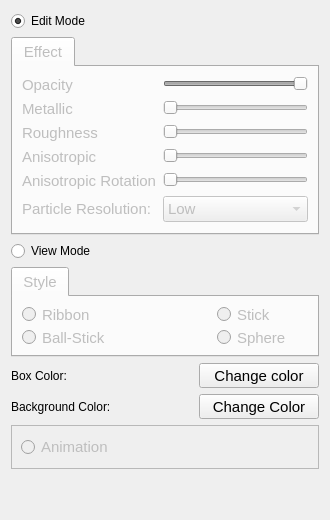
         <widget class="QWidget" name="filename_tab">
          <attribute name="title">
           <string>Style</string>
          </attribute>
          <layout class="QGridLayout" name="gridLayout_10">
           <item row="5" column="0">
            <widget class="QFrame" name="frame">
             <property name="frameShape">
              <enum>QFrame::StyledPanel</enum>
             </property>
             <property name="frameShadow">
              <enum>QFrame::Raised</enum>
             </property>
             <layout class="QGridLayout" name="gridLayout_3">
              <item row="0" column="0">
               <widget class="QRadioButton" name="button_animation">
                <property name="enabled">
                 <bool>false</bool>
                </property>
                <property name="font">
                 <font>
                  <family>Arial</family>
                  <pointsize>11</pointsize>
                 </font>
                </property>
                <property name="text">
                 <string>Animation</string>
                </property>
               </widget>
              </item>
             </layout>
            </widget>
           </item>
           <item row="4" column="0">
            <layout class="QGridLayout" name="gridLayout_9">
             <item row="1" column="1">
              <widget class="QPushButton" name="Button_back_color">
               <property name="minimumSize">
                <size>
                 <width>120</width>
                 <height>25</height>
                </size>
               </property>
               <property name="maximumSize">
                <size>
                 <width>120</width>
                 <height>25</height>
                </size>
               </property>
               <property name="baseSize">
                <size>
                 <width>25</width>
                 <height>120</height>
                </size>
               </property>
               <property name="font">
                <font>
                 <pointsize>11</pointsize>
                 <weight>50</weight>
                 <italic>false</italic>
                 <bold>false</bold>
                 <underline>false</underline>
                 <kerning>true</kerning>
                </font>
               </property>
               <property name="text">
                <string>Change Color</string>
               </property>
               <property name="autoRepeat">
                <bool>false</bool>
               </property>
              </widget>
             </item>
             <item row="0" column="0">
              <widget class="QLabel" name="label_3">
               <property name="text">
                <string>Box Color:</string>
               </property>
              </widget>
             </item>
             <item row="1" column="0">
              <widget class="QLabel" name="label_4">
               <property name="text">
                <string>Background Color:</string>
               </property>
              </widget>
             </item>
             <item row="0" column="1">
              <widget class="QPushButton" name="Button_box_color">
               <property name="minimumSize">
                <size>
                 <width>120</width>
                 <height>25</height>
                </size>
               </property>
               <property name="maximumSize">
                <size>
                 <width>120</width>
                 <height>25</height>
                </size>
               </property>
               <property name="baseSize">
                <size>
                 <width>120</width>
                 <height>25</height>
                </size>
               </property>
               <property name="font">
                <font>
                 <pointsize>11</pointsize>
                 <weight>50</weight>
                 <italic>false</italic>
                 <bold>false</bold>
                 <underline>false</underline>
                 <kerning>true</kerning>
                </font>
               </property>
               <property name="text">
                <string>Change color</string>
               </property>
               <property name="autoRepeat">
                <bool>false</bool>
               </property>
              </widget>
             </item>
            </layout>
           </item>
           <item row="2" column="0">
            <widget class="QRadioButton" name="radioButton_view_mode">
             <property name="enabled">
              <bool>true</bool>
             </property>
             <property name="text">
              <string>View Mode</string>
             </property>
             <property name="checked">
              <bool>false</bool>
             </property>
            </widget>
           </item>
           <item row="1" column="0">
            <widget class="QTabWidget" name="Widget_sky_box_effect">
             <property name="enabled">
              <bool>false</bool>
             </property>
             <property name="minimumSize">
              <size>
               <width>308</width>
               <height>180</height>
              </size>
             </property>
             <property name="maximumSize">
              <size>
               <width>308</width>
               <height>200</height>
              </size>
             </property>
             <property name="baseSize">
              <size>
               <width>308</width>
               <height>200</height>
              </size>
             </property>
             <property name="font">
              <font>
               <pointsize>11</pointsize>
               <weight>50</weight>
               <italic>false</italic>
               <bold>false</bold>
               <underline>false</underline>
               <strikeout>false</strikeout>
               <kerning>true</kerning>
              </font>
             </property>
             <property name="whatsThis">
              <string/>
             </property>
             <property name="autoFillBackground">
              <bool>false</bool>
             </property>
             <property name="currentIndex">
              <number>0</number>
             </property>
             <property name="tabBarAutoHide">
              <bool>false</bool>
             </property>
             <widget class="QWidget" name="tabWidgetPage1">
              <attribute name="title">
               <string>Effect</string>
              </attribute>
              <layout class="QFormLayout" name="formLayout">
               <item row="0" column="0">
                <widget class="QLabel" name="label_opacity">
                 <property name="font">
                  <font>
                   <pointsize>11</pointsize>
                  </font>
                 </property>
                 <property name="text">
                  <string>Opacity</string>
                 </property>
                </widget>
               </item>
               <item row="0" column="1">
                <widget class="QSlider" name="horizontalSlider_Opacity">
                 <property name="font">
                  <font>
                   <pointsize>11</pointsize>
                  </font>
                 </property>
                 <property name="minimum">
                  <number>1</number>
                 </property>
                 <property name="maximum">
                  <number>95</number>
                 </property>
                 <property name="sliderPosition">
                  <number>95</number>
                 </property>
                 <property name="orientation">
                  <enum>Qt::Horizontal</enum>
                 </property>
                </widget>
               </item>
               <item row="1" column="0">
                <widget class="QLabel" name="label_Metallic">
                 <property name="font">
                  <font>
                   <pointsize>11</pointsize>
                  </font>
                 </property>
                 <property name="text">
                  <string>Metallic</string>
                 </property>
                </widget>
               </item>
               <item row="1" column="1">
                <widget class="QSlider" name="horizontalSlider_Metallic">
                 <property name="font">
                  <font>
                   <pointsize>11</pointsize>
                  </font>
                 </property>
                 <property name="minimum">
                  <number>1</number>
                 </property>
                 <property name="maximum">
                  <number>95</number>
                 </property>
                 <property name="orientation">
                  <enum>Qt::Horizontal</enum>
                 </property>
                </widget>
               </item>
               <item row="2" column="0">
                <widget class="QLabel" name="label_Roughness">
                 <property name="font">
                  <font>
                   <pointsize>11</pointsize>
                  </font>
                 </property>
                 <property name="text">
                  <string>Roughness</string>
                 </property>
                </widget>
               </item>
               <item row="2" column="1">
                <widget class="QSlider" name="horizontalSlider_Roughness">
                 <property name="font">
                  <font>
                   <pointsize>11</pointsize>
                  </font>
                 </property>
                 <property name="minimum">
                  <number>1</number>
                 </property>
                 <property name="maximum">
                  <number>95</number>
                 </property>
                 <property name="orientation">
                  <enum>Qt::Horizontal</enum>
                 </property>
                </widget>
               </item>
               <item row="3" column="0">
                <widget class="QLabel" name="label_Anisotropic">
                 <property name="font">
                  <font>
                   <pointsize>11</pointsize>
                  </font>
                 </property>
                 <property name="text">
                  <string>Anisotropic</string>
                 </property>
                </widget>
               </item>
               <item row="3" column="1">
                <widget class="QSlider" name="horizontalSlider_Anisotropic">
                 <property name="font">
                  <font>
                   <pointsize>11</pointsize>
                  </font>
                 </property>
                 <property name="minimum">
                  <number>1</number>
                 </property>
                 <property name="maximum">
                  <number>95</number>
                 </property>
                 <property name="orientation">
                  <enum>Qt::Horizontal</enum>
                 </property>
                </widget>
               </item>
               <item row="4" column="0">
                <widget class="QLabel" name="label_Anisotropic_rot">
                 <property name="font">
                  <font>
                   <pointsize>11</pointsize>
                  </font>
                 </property>
                 <property name="text">
                  <string>Anisotropic Rotation</string>
                 </property>
                </widget>
               </item>
               <item row="4" column="1">
                <widget class="QSlider" name="horizontalSlider_Anisotropic_rot">
                 <property name="font">
                  <font>
                   <pointsize>11</pointsize>
                  </font>
                 </property>
                 <property name="minimum">
                  <number>1</number>
                 </property>
                 <property name="maximum">
                  <number>95</number>
                 </property>
                 <property name="orientation">
                  <enum>Qt::Horizontal</enum>
                 </property>
                </widget>
               </item>
               <item row="5" column="0">
                <widget class="QLabel" name="label_particle_resolution">
                 <property name="font">
                  <font>
                   <pointsize>11</pointsize>
                  </font>
                 </property>
                 <property name="text">
                  <string>Particle Resolution:</string>
                 </property>
                 <property name="textFormat">
                  <enum>Qt::RichText</enum>
                 </property>
                </widget>
               </item>
               <item row="5" column="1">
                <widget class="QComboBox" name="comboBox_particle_resolution">
                 <property name="font">
                  <font>
                   <pointsize>11</pointsize>
                  </font>
                 </property>
                 <item>
                  <property name="text">
                   <string>Low</string>
                  </property>
                 </item>
                 <item>
                  <property name="text">
                   <string>Medium</string>
                  </property>
                 </item>
                 <item>
                  <property name="text">
                   <string>High</string>
                  </property>
                 </item>
                </widget>
               </item>
              </layout>
             </widget>
            </widget>
           </item>
           <item row="3" column="0">
            <widget class="QTabWidget" name="Widget_VTK_style">
             <property name="enabled">
              <bool>false</bool>
             </property>
             <property name="minimumSize">
              <size>
               <width>308</width>
               <height>90</height>
              </size>
             </property>
             <property name="maximumSize">
              <size>
               <width>308</width>
               <height>90</height>
              </size>
             </property>
             <property name="baseSize">
              <size>
               <width>308</width>
               <height>90</height>
              </size>
             </property>
             <property name="font">
              <font>
               <pointsize>11</pointsize>
               <weight>50</weight>
               <italic>false</italic>
               <bold>false</bold>
               <underline>false</underline>
               <strikeout>false</strikeout>
               <kerning>true</kerning>
              </font>
             </property>
             <property name="whatsThis">
              <string/>
             </property>
             <property name="autoFillBackground">
              <bool>false</bool>
             </property>
             <property name="currentIndex">
              <number>0</number>
             </property>
             <property name="tabBarAutoHide">
              <bool>false</bool>
             </property>
             <widget class="QWidget" name="tabWidgetPage1_2">
              <attribute name="title">
               <string>Style</string>
              </attribute>
              <layout class="QGridLayout" name="gridLayout_6">
               <item row="0" column="0">
                <widget class="QRadioButton" name="radioButton_Ribbon">
                 <property name="text">
                  <string>Ribbon</string>
                 </property>
                </widget>
               </item>
               <item row="0" column="2">
                <widget class="QRadioButton" name="radioButton_Stick">
                 <property name="text">
                  <string>Stick</string>
                 </property>
                </widget>
               </item>
               <item row="1" column="0" colspan="2">
                <widget class="QRadioButton" name="radioButton_Ball_Stick">
                 <property name="text">
                  <string>Ball-Stick</string>
                 </property>
                </widget>
               </item>
               <item row="1" column="2">
                <widget class="QRadioButton" name="radioButton_Sphere">
                 <property name="text">
                  <string>Sphere</string>
                 </property>
                </widget>
               </item>
              </layout>
             </widget>
            </widget>
           </item>
           <item row="0" column="0">
            <widget class="QRadioButton" name="radioButton_skybox">
             <property name="enabled">
              <bool>true</bool>
             </property>
             <property name="text">
              <string>Edit Mode</string>
             </property>
             <property name="checked">
              <bool>true</bool>
             </property>
            </widget>
           </item>
           <item row="6" column="0">
            <spacer name="verticalSpacer">
             <property name="orientation">
              <enum>Qt::Vertical</enum>
             </property>
             <property name="sizeHint" stdset="0">
              <size>
               <width>20</width>
               <height>40</height>
              </size>
             </property>
            </spacer>
           </item>
          </layout>
         </widget>
